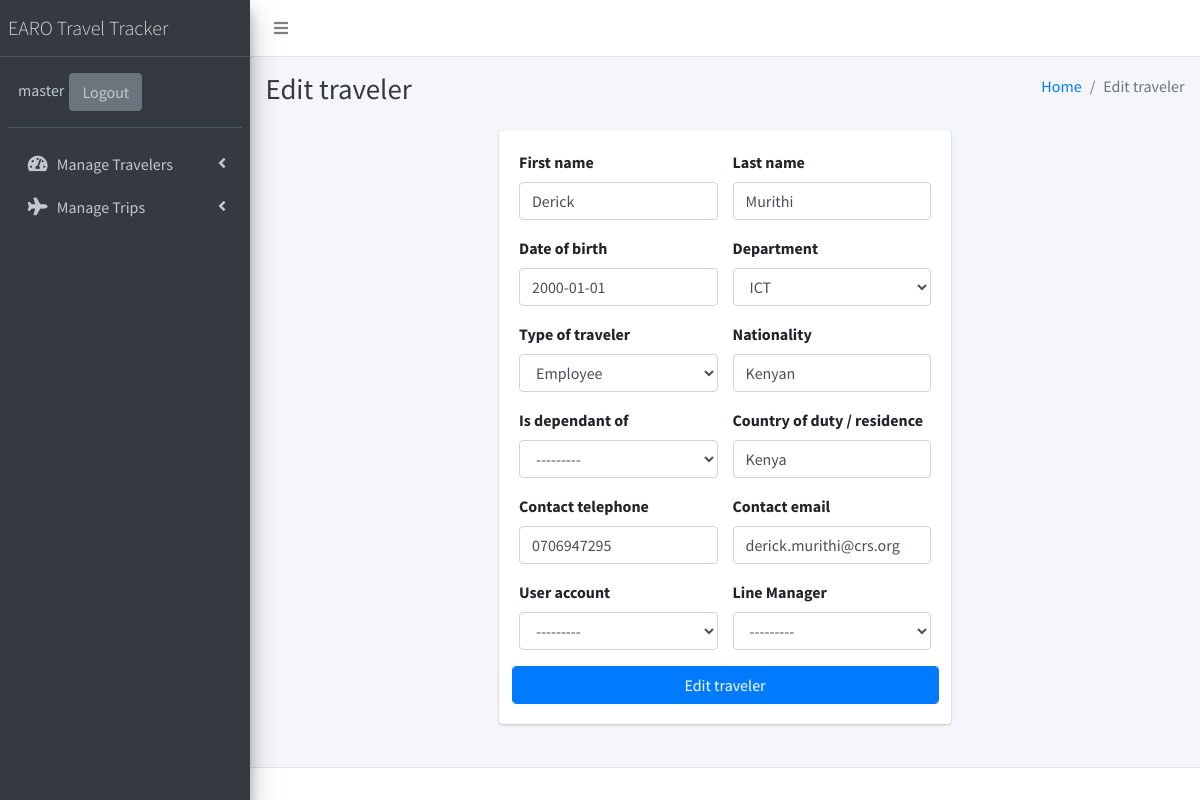
/traveler/edit-traveler/traveler=1 (signed in), run on the app's committed database.
### traveler/models.py (models this page shows, shortened)
class TravelerDetails(models.Model):
    TRAVEL_CATEGORIES = (
        ('Employee', 'Employee'),
        ('Dependant', 'Consultant'),
        ('Consultant', 'Consultant'),
        ('Partners', 'Partners'),
    )
    first_name = models.CharField(max_length=20, null=False, blank=False, db_index=True)
    last_name = models.CharField(max_length=20, null=False, blank=False)
    date_of_birth = models.DateField(null=False, blank=False)
    department = models.ForeignKey(DepartmentsModel, on_delete=models.PROTECT, null=False,
                                    blank=False)
    type_of_traveler = models.CharField(max_length=20, null=False, blank=False,
                                        choices=TRAVEL_CATEGORIES)
    nationality = models.CharField(max_length=30, null=False, blank=False)
    is_dependant_of = models.ForeignKey('self', on_delete=models.SET_NULL, blank=True,
                                        null=True, db_index=True, related_name="Guardian")
    country_of_duty = models.CharField(max_length=40, null=False, blank=False,
                                        verbose_name="Country of duty / residence")
    contact_telephone = models.CharField(max_length=20, null=False, blank=False)
    contact_email = models.CharField(max_length=70, null=False, blank=True)
    user_account = models.OneToOneField(settings.AUTH_USER_MODEL, on_delete= models.CASCADE,
                            blank=True, null=True)
    is_managed_by = models.ForeignKey('self', on_delete=models.SET_NULL, blank=True, null=True,
                                    db_index=True, verbose_name="Line Manager",related_name='Line_Manager')
    def __str__(self):
        return ", ".join([self.last_name, self.first_name])

class DepartmentsModel(models.Model):
    department = models.CharField(max_length=50, null=False, blank=False, db_index=True)
    description = models.CharField(max_length=200, null=False, blank=False)
    def __str__(self):
        return self.department

### traveler/views.py (the view)
# urls.py: path('edit-traveler/traveler=<traveler_id>', TravelerUpdateView.as_view(), name='u_edit_traveler'),
class TravelerUpdateView(LoginRequiredMixin, UpdateView):
    model = TravelerDetails
    form_class = TravelerBioForm
    pk_url_kwarg = 'traveler_id'
    context_object_name = 'traveler'
    template_name = 'traveler/add_edit_traveler.html'
    extra_context = {
        'page_title': 'Edit traveler'
    }

### traveler/forms.py
class TravelerBioForm(forms.ModelForm):
    class Meta:
        model = TravelerDetails
        fields = '__all__'
    def __init__(self, *args, **kwargs):
        super(TravelerBioForm, self).__init__(*args, **kwargs)
        self.fields['date_of_birth'].widget.attrs.update({
            'placeholder': 'YYYY-MM-DD',
        })

### templates/traveler/add_edit_traveler.html
{% extends "base.html" %}
{% block content %}
<div class="col-xs-12 col-sm-6 col-md-6 col-lg-6">
    <div class="card card-primary">
        <form class="" method="POST">
            <div class="card-body">
                <div class="row">
                    {% include 'render_form.html' %}
                    <button class="form-control btn-primary" type="submit">{{page_title}}</button>
                </div>
            </div>
        </form>
    </div>
</div>
{% endblock content %}

### templates/base.html (shortened to what this page needs)
{% extends 'foundation.html' %}
{% block body %}
<body class="hold-transition sidebar-mini">
<div class="wrapper">
  <nav class="main-header navbar navbar-expand navbar-white navbar-light navbar-fixed">
    <ul class="navbar-nav">
      <li class="nav-item">
        <a class="nav-link" data-widget="pushmenu" href="#" role="button"><i class="fas fa-bars"></i></a>
      </li>
    </ul>
  </nav>
  <aside class="main-sidebar sidebar-dark-primary elevation-4">
    <a href="#" class="brand-link">
      <span class="brand-text font-weight-light">EARO Travel Tracker</span>
    </a>
    <div class="sidebar">
      <div class="user-panel mt-3 pb-3 mb-3 d-flex">
        <div class="info">
          <a href="#" class="d-block">{{request.user}}</a>
        </div>
        <div>
          <a class="btn btn-secondary" href="{% url 'logout' %}">Logout</a>
        </div>
      </div>
      <nav class="mt-2">
        <ul class="nav nav-pills nav-sidebar flex-column" data-widget="treeview" role="menu" data-accordion="false">
          <li class="nav-item">
            <a href="#" class="nav-link">
              <i class="nav-icon fas fa-tachometer-alt"></i>
              <p>
                Manage Travelers
                <i class="right fas fa-angle-left"></i>
              </p>
            </a>
          </li>
          <li class="nav-item">
            <a href="#" class="nav-link">
              <i class="nav-icon fas fa fa-plane"></i>
              <p>
                Manage Trips
                <i class="right fas fa-angle-left"></i>
              </p>
            </a>
          </li>
        </ul>
      </nav>
    </div>
  </aside>
  <div class="content-wrapper">
    <div class="content-header">
      <div class="container-fluid">
        <div class="row mb-2">
          <div class="col-sm-6">
            <h1 class="m-0 text-dark">{{page_title}}</h1>
          </div>
          <div class="col-sm-6">
            <ol class="breadcrumb float-sm-right">
              <li class="breadcrumb-item"><a href="#">Home</a></li>
              <li class="breadcrumb-item active">{{page_title}}</li>
            </ol>
          </div>
        </div>
      </div>
    </div>
    <div class="content">
      <div class="container-fluid">
        <div class="row  justify-content-center">
          {% block content %}
          {% endblock content %}
        </div>
      </div>
    </div>
  </div>
  <footer class="main-footer">
  </footer>
</div>
{% endblock body %}

### templates/render_form.html (shortened to what this page needs)
{% load widget_tweaks %}
{% for field in form.visible_fields %}
<div class="col-sm-12 col-md-6 col-lg-6 col-xs-6">
    <div class="form-group">
        <label for="{{ field.id_for_label }}">{{ field.label }}</label>
        {{ field | add_class:"form-control" }}
    </div>
</div>
{% endfor %}

### data on the page
TravelerDetails: first_name "Derick" "Murithi" "2000-01-01" "Employee" "Kenyan" "---------" "Kenya" "0706947295" "derick.murithi@crs.org" "---------" "---------"
DepartmentsModel: department "ICT"

### other printed values
{{ request.user }} "master"
{{ page_title }} "Edit traveler"
{{ field.label }} "First name" "Last name" "Date of birth" "Department" "Type of traveler" "Nationality" "Is dependant of" "Country of duty / residence" "Contact telephone" "Contact email" "User account" "Line Manager"
